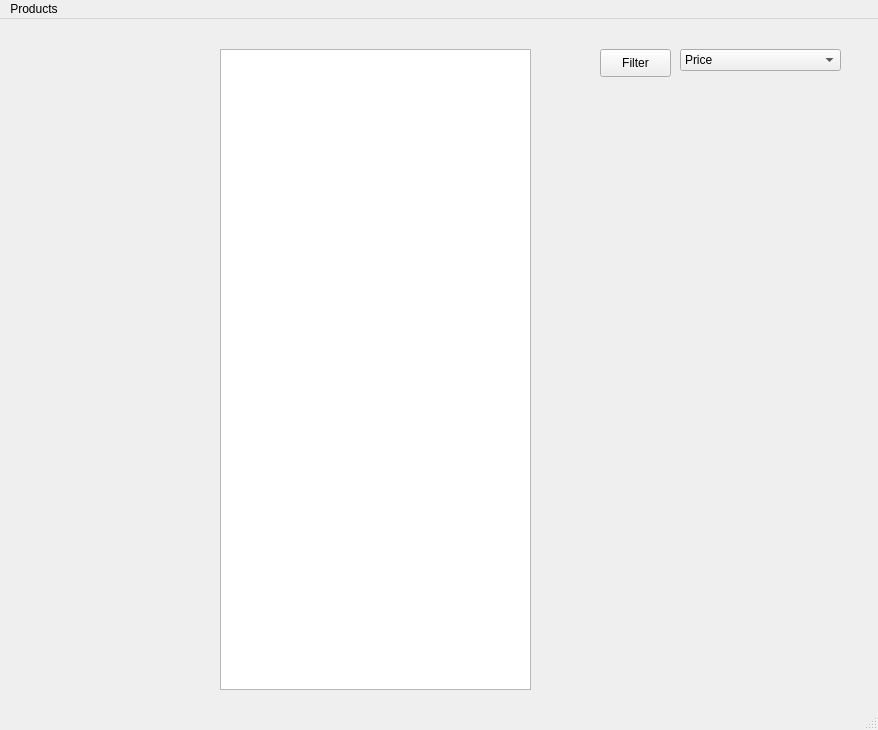
<?xml version="1.0" encoding="UTF-8"?>
<ui version="4.0">
 <class>MainWindow</class>
 <widget class="QMainWindow" name="MainWindow">
  <property name="geometry">
   <rect>
    <x>0</x>
    <y>0</y>
    <width>878</width>
    <height>730</height>
   </rect>
  </property>
  <property name="windowTitle">
   <string>MainWindow</string>
  </property>
  <widget class="QWidget" name="centralwidget">
   <widget class="QListWidget" name="product_list">
    <property name="geometry">
     <rect>
      <x>220</x>
      <y>30</y>
      <width>311</width>
      <height>641</height>
     </rect>
    </property>
   </widget>
   <widget class="QComboBox" name="combo">
    <property name="geometry">
     <rect>
      <x>680</x>
      <y>30</y>
      <width>161</width>
      <height>22</height>
     </rect>
    </property>
    <item>
     <property name="text">
      <string>Price</string>
     </property>
    </item>
    <item>
     <property name="text">
      <string>Size</string>
     </property>
    </item>
    <item>
     <property name="text">
      <string>Colour</string>
     </property>
    </item>
    <item>
     <property name="text">
      <string>Low</string>
     </property>
    </item>
    <item>
     <property name="text">
      <string>High</string>
     </property>
    </item>
   </widget>
   <widget class="QLabel" name="label">
    <property name="geometry">
     <rect>
      <x>620</x>
      <y>30</y>
      <width>61</width>
      <height>16</height>
     </rect>
    </property>
    <property name="text">
     <string/>
    </property>
   </widget>
   <widget class="QPushButton" name="filter">
    <property name="geometry">
     <rect>
      <x>600</x>
      <y>30</y>
      <width>71</width>
      <height>28</height>
     </rect>
    </property>
    <property name="text">
     <string>Filter</string>
    </property>
   </widget>
  </widget>
  <widget class="QMenuBar" name="menubar">
   <property name="geometry">
    <rect>
     <x>0</x>
     <y>0</y>
     <width>878</width>
     <height>26</height>
    </rect>
   </property>
   <widget class="QMenu" name="menuProducts">
    <property name="title">
     <string>Products</string>
    </property>
   </widget>
   <addaction name="menuProducts"/>
  </widget>
  <widget class="QStatusBar" name="statusbar"/>
 </widget>
 <resources/>
 <connections/>
</ui>
